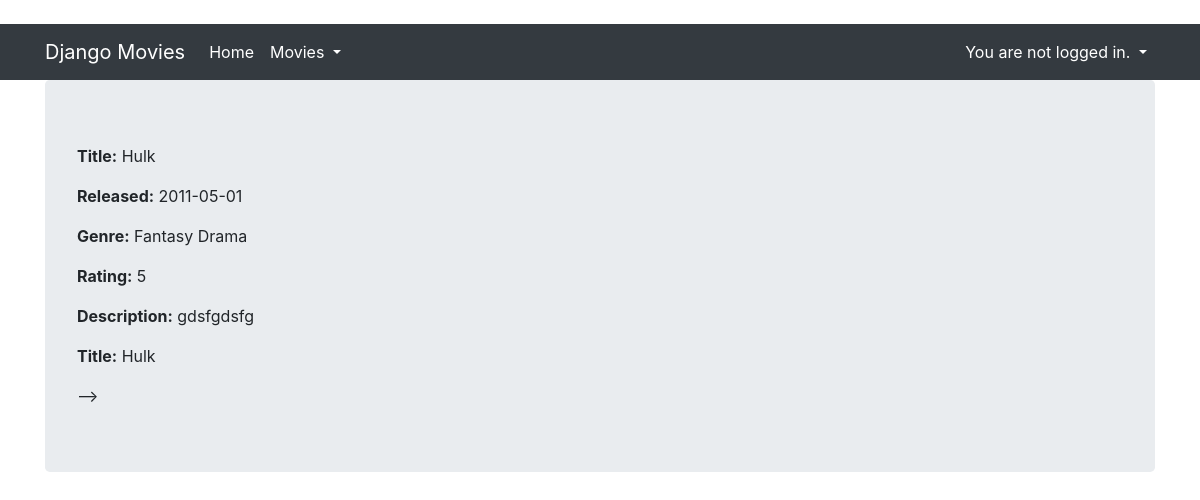
Page /core/movie/detail/23 on the earlier database version.
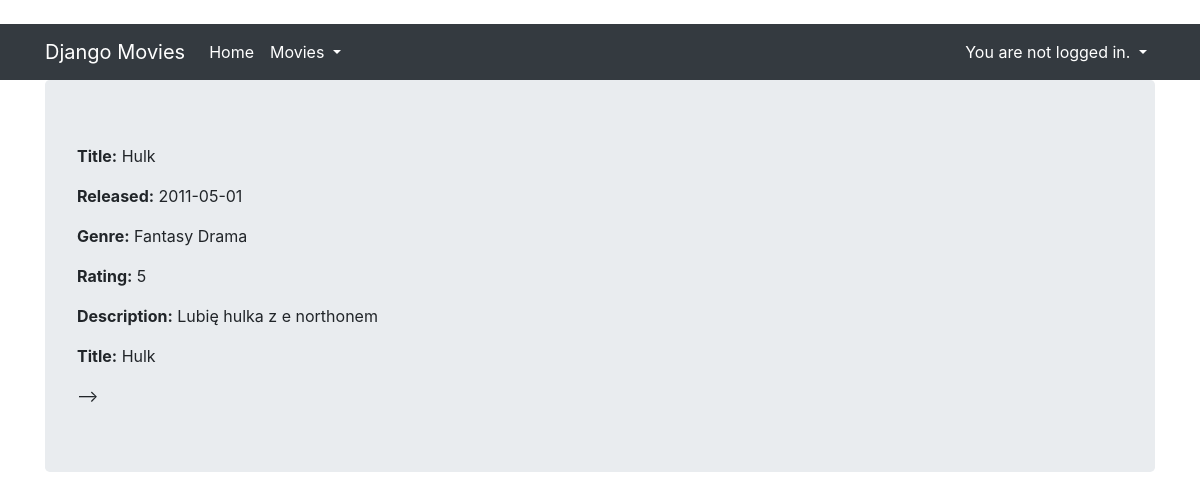
Same page on the later database version.
### core/models.py (models this page shows, shortened)
class Movie(models.Model):  #  to jest podstawowy model models.Model
    genre = models.ForeignKey(Genre, null=True, on_delete=models.CASCADE)
    title = models.CharField(max_length=100)
    rating = models.IntegerField(null=True, validators=[MaxValueValidator(10), MinValueValidator(1)])
    released = models.DateField(null=True)
    description = models.TextField(null=True, blank=True)   # null = True, czy zazwalasz danemu rekordowi być zerowym, blank odnosie się do formularzy
    created = models.DateTimeField(auto_now_add=True)
    director=models.ForeignKey(Director,null=True,on_delete=models.SET_NULL)
    countries = models.ManyToManyField(Country, null = True, related_name = 'movies')
    class Meta:
        unique_together = ('title', 'released')

class Genre(models.Model):
    name = models.CharField(max_length=20, unique=True)
    age_limit = models.IntegerField(null=True, blank=True,
                                    choices=AGE_LIMITS,
                                    default = 2)
    def __str__(self):
        return self.name

### core/views.py (the view)
# urls.py: path('movie/detail/<pk>', MovieDetailView.as_view(), name='movie_detail'),
class MovieDetailView(DetailView):
    template_name = "movie_detail.html"
    model = Movie

### core/templatetags/movie_extras.py (called while the page is built)
@register.filter  #
def attr_as_p(obj, attrname):
    label = escape(attrname.capitalize())  # taki string zeby ladować do html
    value = escape(getattr(obj, attrname)) # to frontendowe rrzeczy
    return SafeString(f'<p><strong>{label}:</strong> {value}</p')

### core/templates/movie_detail.html
{% extends "base.html" %}
{% load movie_extras %}
{% block content %}
  {{ movie|attr_as_p:'title'}}
  {{ movie|attr_as_p:'released'}}
  {{ movie|attr_as_p:'genre'}}
  {{ movie|attr_as_p:'rating'}}
  {{ movie|attr_as_p:'description'}}
{% endblock %}

Differences in the rows shown:
changed Movie "Title: Hulk": description "Description: gdsfgdsfg" → "Description: Lubię hulka z e northonem"
